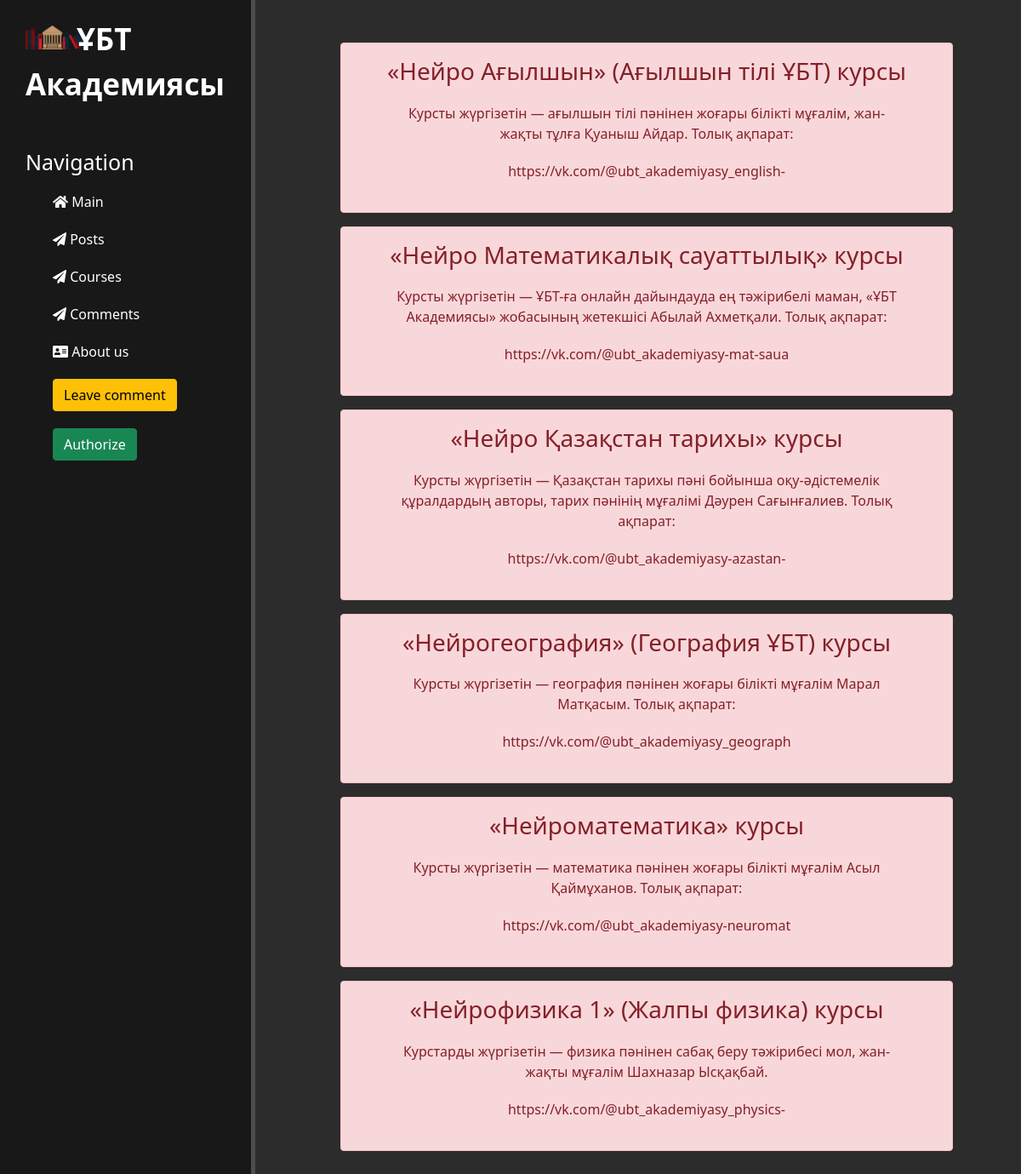
Page /news/courses on the committed database.
### news/models.py (models this page shows, shortened)
class Course(models.Model):
    name = models.CharField('name', max_length=250)
    info = models.TextField('text')
    link = models.URLField(max_length=200)
    class Meta:
        verbose_name = 'Курс'
        verbose_name_plural = 'Курстар'
        ordering = ['name']

### news/views.py (the view)
# urls.py: path('courses', views.courses, name='courses'),
def courses(request):
    cours = Course.objects.all()
    return render(request, 'news/courses.html', {'cours': cours})

### news/templates/news/courses.html (shortened to what this page needs)
{% extends 'main/layout.html' %}
{% block content %}
  <div class="features">
     {% for el in cours %}
          <div class="alert alert-danger" style="width: 80%; margin-left: 100px">
              <h3>{{ el.name }}</h3>
              <p>{{ el.info }}</p>
              <p>{{ el.link }}</p>
          </div>
      {% endfor %}
  </div>
{% endblock %}

### main/templates/main/layout.html (shortened to what this page needs)
<!doctype html>
<html lang="en">
<head>
    <link rel="stylesheet" href="https://cdn.jsdelivr.net/npm/bootstrap@5.1.3/dist/css/bootstrap.min.css">
    {% load static %}
    <link rel="stylesheet" href="{% static 'main/css/main.css' %}">
    <link rel="stylesheet" href="https://use.fontawesome.com/releases/v5.8.2/css/all.css">
</head>
<body>
    <aside>
        <img src="{% static 'main/img/a_a_2-1.png' %}" alt="logo">
        <span class="logo">ҰБТ Академиясы</span>
        <h3>Navigation</h3>
        <ul>
            <a href="{% url 'home' %}"><li><i class="fas fa-home"></i> Main</li></a>
            <a href="{% url 'news_home' %}"><li><i class="fas fa-paper-plane"></i> Posts</li></a>
            <a href="{% url 'courses' %}"><li><i class="fas fa-paper-plane"></i> Courses</li></a>
            <a href="{% url 'comments' %}"><li><i class="fas fa-paper-plane"></i> Comments</li></a>
            <a href="{% url 'about' %}"><li><i class="fas fa-address-card"></i> About us</li></a>
            <a href="{% url 'create' %}"><li><button class="btn btn-warning"> Leave comment</li></a>
            <a href="{% url 'authorize' %}"><li><button class="btn btn-success"> Authorize</li></a>
        </ul>
    </aside>
    <main>
        {% block content %}
        {% endblock %}
    </main>
</body>
</html>

### main/static/main/css/main.css (style rules this page uses)
body { background-color:#2c2c2c; }
a { text-decoration: none; color: white; }
aside { float: left; background: #181818; width: 25%; padding:2.5%; height: 300vh; color: #fff; border-right: 5px solid #4d4d4d; }
aside img { width: 70px; float: left; }
aside .logo { font-size: 35px; font-weight: bold; position: relative; top: -10px; margin-left: 60px; }
aside h3 { margin-top: 40px; font-size: 25px; }
aside ul { list-style: none; text-decoration: none; }
aside ul li { color: #fff: display:block; margin-top:20px; transition: all .6s ease; text-decoration: none; }
main .features { float: left; color: #fff; margin-top: 50px; text-align: center; width: 75%; }
main .features p { max-width: 600px; margin: 20px auto; }
img { margin-right: -100px; }

### rows in the picture
Course: name "«Нейро Ағылшын» (Ағылшын тілі ҰБТ) курсы", info "Курсты жүргізетін — ағылшын тілі пәнінен жоғары білікті мұғалім, жан-жақты тұлға Қуаныш Айдар. Толық ақпарат:", link "https://vk.com/@ubt_akademiyasy_english-"
Course: name "«Нейро Математикалық сауаттылық» курсы", info "Курсты жүргізетін — ҰБТ-ға онлайн дайындауда ең тәжірибелі маман, «ҰБТ Академиясы» жобасының жетекшісі Абылай Ахметқали. Толық ақпарат:", link "https://vk.com/@ubt_akademiyasy-mat-saua"
Course: name "«Нейро Қазақстан тарихы» курсы", info "Курсты жүргізетін — Қазақстан тарихы пәні бойынша оқу-әдістемелік құралдардың авторы, тарих пәнінің мұғалімі Дәурен Сағынғалиев. Толық ақпарат:", link "https://vk.com/@ubt_akademiyasy-azastan-"
Course: name "«Нейрогеография» (География ҰБТ) курсы", info "Курсты жүргізетін — география пәнінен жоғары білікті мұғалім Марал Матқасым. Толық ақпарат:", link "https://vk.com/@ubt_akademiyasy_geograph"
Course: name "«Нейроматематика» курсы", info "Курсты жүргізетін — математика пәнінен жоғары білікті мұғалім Асыл Қаймұханов. Толық ақпарат:", link "https://vk.com/@ubt_akademiyasy-neuromat"
Course: name "«Нейрофизика 1» (Жалпы физика) курсы", info "Курстарды жүргізетін — физика пәнінен сабақ беру тәжірибесі мол, жан-жақты мұғалім Шахназар Ысқақбай.", link "https://vk.com/@ubt_akademiyasy_physics-"
